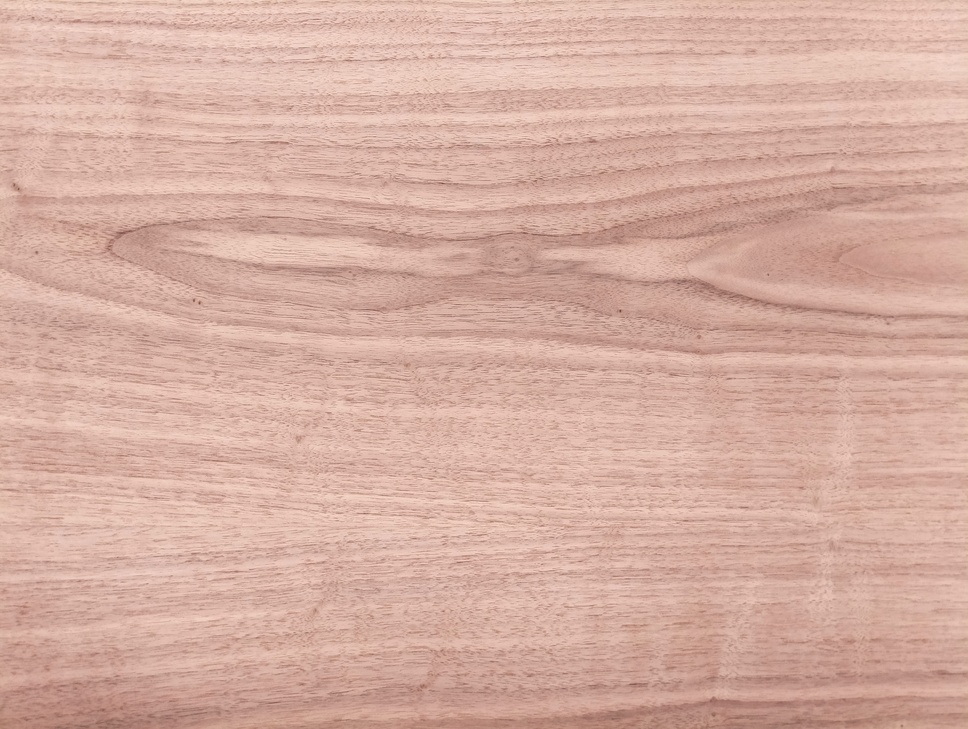
#> input picture experiment/input_dst.jpg, 968 x 729 px, shrunk from 2592 x 1952 before the run
$ python code.py
#> lines starting #> are read from the running program, lines starting #| are printed output that depends on the picture; after the words box and inside, x2 and y2 are one past the last pixel; in counts of white or black regions, pixels touching at a corner belong together
import cv2
import glob
import numpy as np
from PIL import Image
import numpy as np

files = glob.glob("data/*.jpg")
seg_masks = glob.glob("../annotated_data/segmentation_mask/*.png")

from matplotlib import pyplot as plt

def test_shape():

    tmp = Image.open(seg_masks[0])
    plt.imshow(np.asarray(tmp))
    # for index, path in enumerate(seg_masks):
    #     img = Image.open(path)
    #     print(img.mode)


def cvt_to_gray():
    for index, path in enumerate(files):
        file_name = path.split("/")[-1]
        img = cv2.imread(files[index])
        img = cv2.cvtColor(img, cv2.COLOR_BGR2GRAY)
        cv2.imwrite("tmp/{}".format(file_name), img)


"""
Synthetic poisson blending test
"""
def blend_test():
    img = cv2.imread("input_dst.jpg")
#> img is the input picture: shape (729, 968, 3); mean B, G, R 161.8, 174.7, 213.9
    patch = cv2.imread("input_src.jpg")
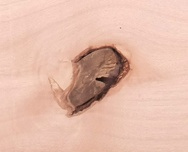
#> input picture experiment/input_src.jpg, 188 x 152 px, shrunk from 504 x 407 before the run
#> patch is the input picture: shape (152, 188, 3); mean B, G, R 172.2, 188.5, 228.5

    mask = cv2.imread("mask.png")
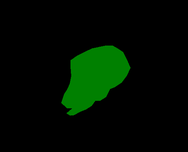
#> input picture experiment/mask.png, 188 x 152 px, shrunk from 504 x 407 before the run
#> mask is the input picture: shape (152, 188, 3); mean B, G, R 0, 13.2, 0
    indices = np.any(mask != [0, 0, 0], axis=-1)
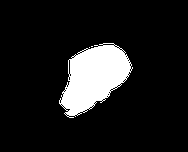
#> indices: shape (152, 188) bool; 11.4% white; 3 white regions (2 under 20 px), largest, box (x1, y1, x2, y2) and area: (59, 43, 133, 118) 3261
    mask[indices] = [255, 255, 255]
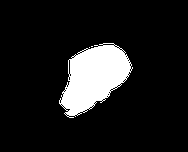
#> mask: shape (152, 188, 3); 11.4% white; 3 white regions (2 under 20 px), largest, box (x1, y1, x2, y2) and area: (59, 43, 133, 118) 3261
    mask = cv2.cvtColor(mask, cv2.COLOR_BGR2GRAY)

    h, w, _ = img.shape
#> h = 729; w = 968
    print(img.shape)
#| (729, 968, 3)
    print(patch.shape)
#| (152, 188, 3)
    print(mask.shape)
#| (152, 188)

    center = (500, 500)

    im_clone = cv2.seamlessClone(patch, img, mask, center, cv2.NORMAL_CLONE)

    black_img = np.zeros((h,w,3), dtype=np.uint8)
    cv2.imwrite("output.png", im_clone)
    cv2.imwrite("black.png", black_img)


blend_test()
